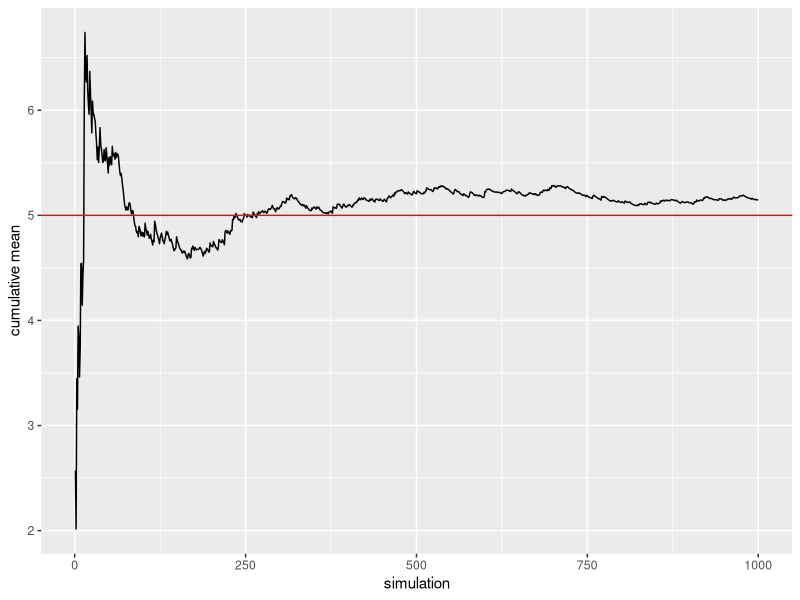
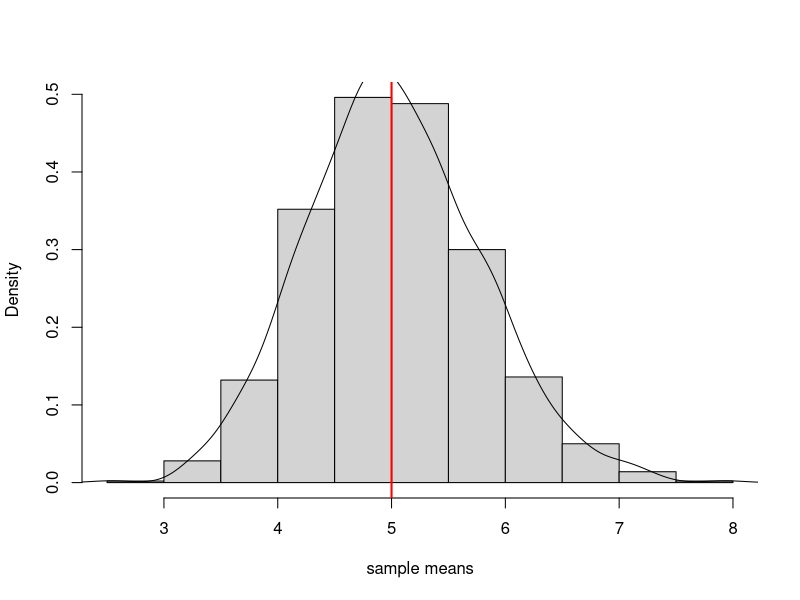

Reproduce these figures in R, in order.
## ---- chunk 1
# load R library
library(ggplot2)
# define constants
nosim <- 1000 # number of simulation
n <- 40 # size of the sample of popultation
lambda <- .2 # fixed rate parameter for exponential distribution
set.seed(2) # seed to allow reproducibility
## ---- chunk 2
# draw 'nosim' random sample of size 'n' from the exponential distribution
data <- rexp(nosim * n, lambda)
# approximation of sample mean 'asm'
data_mtx <- matrix(data, nrow = nosim, ncol = n)
data_mns <- apply(data_mtx, 1, mean)
asm <- mean(data_mns)
# theoretical sample mean 'sm' for exponential distribution = 1 / lambda
sm <- 1 / lambda
## ---- chunk 3
# visualization by computing cumulated means of 1000 random exponentials
df1 <- data.frame(obs = 1:nosim, asm = cumsum(rexp(nosim, lambda)) / (1:nosim))
# plot
g1 <- ggplot(df1, aes(x = obs, y = asm))
g1 + geom_line() +
    geom_hline(yintercept = sm, color = "Red") +
    labs(x = "simulation", y = "cumulative mean")

# approximation of sample variance 'asv' from 'asm' since mean = sd and var = sd^2
asv <- asm^2
# theoretical sample variance 'sv' for exponential distribution = (1 / lambda)^2
sv <- (1 / lambda)^2
## ---- chunk 4
# plot of means
hist(data_mns, prob = TRUE, main = "", xlab = "sample means")
abline(v=sm, col = "Red", lwd = 2)
lines(density(data_mns))
